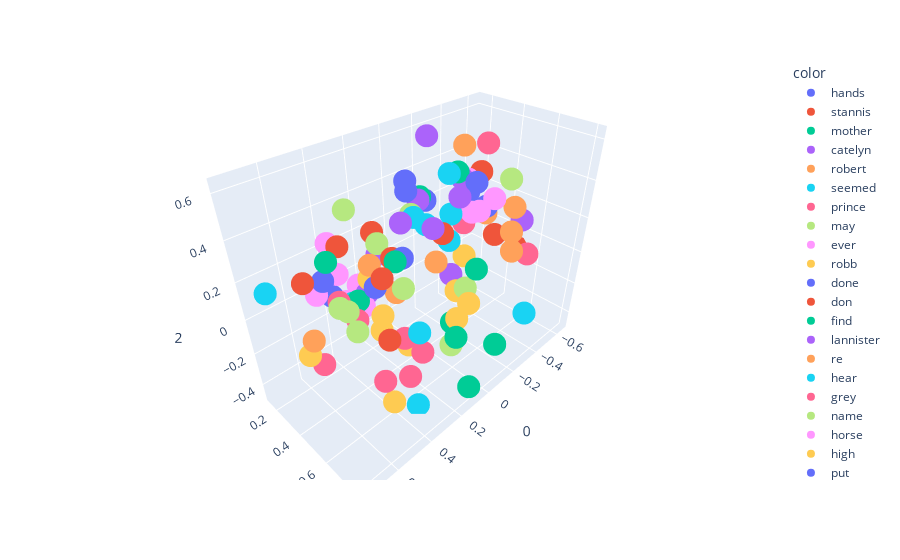

Notebook source saved alongside this figure:
### Code cell
import plotly.express as px

fig=px.scatter_3d(X[200:300],x=0,y=1,z=2,color=y[200:300])
fig.show()

### Figure 1 — Plotly figure (JSON) as saved in the notebook; plotly's stock layout.template omitted (floating-point values rounded to 4 significant figures)
{"data": [{"hovertemplate": "color=hands<br>0=%{x}<br>1=%{y}<br>2=%{z}<extra></extra>", "legendgroup": "hands", "marker": {"color": "#636efa", "symbol": "circle"}, "mode": "markers", "name": "hands", "scene": "scene", "showlegend": true, "type": "scatter3d", "x": [-0.2867], "y": [0.456], "z": [0.3967]}, {"hovertemplate": "color=stannis<br>0=%{x}<br>1=%{y}<br>2=%{z}<extra></extra>", "legendgroup": "stannis", "marker": {"color": "#EF553B", "symbol": "circle"}, "mode": "markers", "name": "stannis", "scene": "scene", "showlegend": true, "type": "scatter3d", "x": [0.4032], "y": [0.5946], "z": [-0.05447]}, {"hovertemplate": "color=mother<br>0=%{x}<br>1=%{y}<br>2=%{z}<extra></extra>", "legendgroup": "mother", "marker": {"color": "#00cc96", "symbol": "circle"}, "mode": "markers", "name": "mother", "scene": "scene", "showlegend": true, "type": "scatter3d", "x": [0.4635], "y": [0.4815], "z": [0.1279]}, {"hovertemplate": "color=catelyn<br>0=%{x}<br>1=%{y}<br>2=%{z}<extra></extra>", "legendgroup": "catelyn", "marker": {"color": "#ab63fa", "symbol": "circle"}, "mode": "markers", "name": "catelyn", "scene": "scene", "showlegend": true, "type": "scatter3d", "x": [0.2414], "y": [0.3413], "z": [0.1859]}, {"hovertemplate": "color=robert<br>0=%{x}<br>1=%{y}<br>2=%{z}<extra></extra>", "legendgroup": "robert", "marker": {"color": "#FFA15A", "symbol": "circle"}, "mode": "markers", "name": "robert", "scene": "scene", "showlegend": true, "type": "scatter3d", "x": [0.5131], "y": [0.4326], "z": [0.09745]}, {"hovertemplate": "color=seemed<br>0=%{x}<br>1=%{y}<br>2=%{z}<extra></extra>", "legendgroup": "seemed", "marker": {"color": "#19d3f3", "symbol": "circle"}, "mode": "markers", "name": "seemed", "scene": "scene", "showlegend": true, "type": "scatter3d", "x": [0.02414], "y": [0.4303], "z": [0.2859]}, {"hovertemplate": "color=prince<br>0=%{x}<br>1=%{y}<br>2=%{z}<extra></extra>", "legendgroup": "prince", "marker": {"color": "#FF6692", "symbol": "circle"}, "mode": "markers", "name": "prince", "scene": "scene", "showlegend": true, "type": "scatter3d", "x": [0.5238], "y": [0.4317], "z": [0.1275]}, {"hovertemplate": "color=may<br>0=%{x}<br>1=%{y}<br>2=%{z}<extra></extra>", "legendgroup": "may", "marker": {"color": "#B6E880", "symbol": "circle"}, "mode": "markers", "name": "may", "scene": "scene", "showlegend": true, "type": "scatter3d", "x": [0.5497], "y": [0.4726], "z": [0.1338]}, {"hovertemplate": "color=ever<br>0=%{x}<br>1=%{y}<br>2=%{z}<extra></extra>", "legendgroup": "ever", "marker": {"color": "#FF97FF", "symbol": "circle"}, "mode": "markers", "name": "ever", "scene": "scene", "showlegend": true, "type": "scatter3d", "x": [0.4356], "y": [0.4802], "z": [0.08139]}, {"hovertemplate": "color=robb<br>0=%{x}<br>1=%{y}<br>2=%{z}<extra></extra>", "legendgroup": "robb", "marker": {"color": "#FECB52", "symbol": "circle"}, "mode": "markers", "name": "robb", "scene": "scene", "showlegend": true, "type": "scatter3d", "x": [0.3917], "y": [0.4689], "z": [0.1963]}, {"hovertemplate": "color=done<br>0=%{x}<br>1=%{y}<br>2=%{z}<extra></extra>", "legendgroup": "done", "marker": {"color": "#636efa", "symbol": "circle"}, "mode": "markers", "name": "done", "scene": "scene", "showlegend": true, "type": "scatter3d", "x": [0.4503], "y": [0.583], "z": [0.2449]}, {"hovertemplate": "color=don<br>0=%{x}<br>1=%{y}<br>2=%{z}<extra></extra>", "legendgroup": "don", "marker": {"color": "#EF553B", "symbol": "circle"}, "mode": "markers", "name": "don", "scene": "scene", "showlegend": true, "type": "scatter3d", "x": [0.4574], "y": [0.3625], "z": [0.3344]}, {"hovertemplate": "color=find<br>0=%{x}<br>1=%{y}<br>2=%{z}<extra></extra>", "legendgroup": "find", "marker": {"color": "#00cc96", "symbol": "circle"}, "mode": "markers", "name": "find", "scene": "scene", "showlegend": true, "type": "scatter3d", "x": [0.3869], "y": [0.6337], "z": [0.3584]}, {"hovertemplate": "color=lannister<br>0=%{x}<br>1=%{y}<br>2=%{z}<extra></extra>", "legendgroup": "lannister", "marker": {"color": "#ab63fa", "symbol": "circle"}, "mode": "markers", "name": "lannister", "scene": "scene", "showlegend": true, "type": "scatter3d", "x": [0.3778], "y": [0.4277], "z": [0.08982]}, {"hovertemplate": "color=re<br>0=%{x}<br>1=%{y}<br>2=%{z}<extra></extra>", "legendgroup": "re", "marker": {"color": "#FFA15A", "symbol": "circle"}, "mode": "markers", "name": "re", "scene": "scene", "showlegend": true, "type": "scatter3d", "x": [0.3825], "y": [0.4666], "z": [0.2588]}, {"hovertemplate": "color=hear<br>0=%{x}<br>1=%{y}<br>2=%{z}<extra></extra>", "legendgroup": "hear", "marker": {"color": "#19d3f3", "symbol": "circle"}, "mode": "markers", "name": "hear", "scene": "scene", "showlegend": true, "type": "scatter3d", "x": [0.1895], "y": [0.5262], "z": [0.4268]}, {"hovertemplate": "color=grey<br>0=%{x}<br>1=%{y}<br>2=%{z}<extra></extra>", "legendgroup": "grey", "marker": {"color": "#FF6692", "symbol": "circle"}, "mode": "markers", "name": "grey", "scene": "scene", "showlegend": true, "type": "scatter3d", "x": [-0.4616], "y": [0.2372], "z": [0.01973]}, {"hovertemplate": "color=name<br>0=%{x}<br>1=%{y}<br>2=%{z}<extra></extra>", "legendgroup": "name", "marker": {"color": "#B6E880", "symbol": "circle"}, "mode": "markers", "name": "name", "scene": "scene", "showlegend": true, "type": "scatter3d", "x": [0.5809], "y": [0.5757], "z": [0.1956]}, {"hovertemplate": "color=horse<br>0=%{x}<br>1=%{y}<br>2=%{z}<extra></extra>", "legendgroup": "horse", "marker": {"color": "#FF97FF", "symbol": "circle"}, "mode": "markers", "name": "horse", "scene": "scene", "showlegend": true, "type": "scatter3d", "x": [-0.3292], "y": [0.5346], "z": [0.3248]}, {"hovertemplate": "color=high<br>0=%{x}<br>1=%{y}<br>2=%{z}<extra></extra>", "legendgroup": "high", "marker": {"color": "#FECB52", "symbol": "circle"}, "mode": "markers", "name": "high", "scene": "scene", "showlegend": true, "type": "scatter3d", "x": [-0.1771], "y": [0.4487], "z": [-0.1854]}, {"hovertemplate": "color=put<br>0=%{x}<br>1=%{y}<br>2=%{z}<extra></extra>", "legendgroup": "put", "marker": {"color": "#636efa", "symbol": "circle"}, "mode": "markers", "name": "put", "scene": "scene", "showlegend": true, "type": "scatter3d", "x": [0.2303], "y": [0.527], "z": [0.5997]}, {"hovertemplate": "color=stone<br>0=%{x}<br>1=%{y}<br>2=%{z}<extra></extra>", "legendgroup": "stone", "marker": {"color": "#EF553B", "symbol": "circle"}, "mode": "markers", "name": "stone", "scene": "scene", "showlegend": true, "type": "scatter3d", "x": [-0.6467], "y": [0.4896], "z": [-0.1181]}, {"hovertemplate": "color=wine<br>0=%{x}<br>1=%{y}<br>2=%{z}<extra></extra>", "legendgroup": "wine", "marker": {"color": "#00cc96", "symbol": "circle"}, "mode": "markers", "name": "wine", "scene": "scene", "showlegend": true, "type": "scatter3d", "x": [-0.07063], "y": [0.2932], "z": [0.3412]}, {"hovertemplate": "color=hard<br>0=%{x}<br>1=%{y}<br>2=%{z}<extra></extra>", "legendgroup": "hard", "marker": {"color": "#ab63fa", "symbol": "circle"}, "mode": "markers", "name": "hard", "scene": "scene", "showlegend": true, "type": "scatter3d", "x": [-0.3221], "y": [0.3315], "z": [0.3659]}, {"hovertemplate": "color=water<br>0=%{x}<br>1=%{y}<br>2=%{z}<extra></extra>", "legendgroup": "water", "marker": {"color": "#FFA15A", "symbol": "circle"}, "mode": "markers", "name": "water", "scene": "scene", "showlegend": true, "type": "scatter3d", "x": [-0.5492], "y": [0.5039], "z": [0.1838]}, {"hovertemplate": "color=upon<br>0=%{x}<br>1=%{y}<br>2=%{z}<extra></extra>", "legendgroup": "upon", "marker": {"color": "#19d3f3", "symbol": "circle"}, "mode": "markers", "name": "upon", "scene": "scene", "showlegend": true, "type": "scatter3d", "x": [-0.1277], "y": [0.4342], "z": [0.1377]}, {"hovertemplate": "color=fire<br>0=%{x}<br>1=%{y}<br>2=%{z}<extra></extra>", "legendgroup": "fire", "marker": {"color": "#FF6692", "symbol": "circle"}, "mode": "markers", "name": "fire", "scene": "scene", "showlegend": true, "type": "scatter3d", "x": [-0.471], "y": [0.66], "z": [0.005521]}, {"hovertemplate": "color=iron<br>0=%{x}<br>1=%{y}<br>2=%{z}<extra></extra>", "legendgroup": "iron", "marker": {"color": "#B6E880", "symbol": "circle"}, "mode": "markers", "name": "iron", "scene": "scene", "showlegend": true, "type": "scatter3d", "x": [-0.2026], "y": [0.4884], "z": [-0.1601]}, {"hovertemplate": "color=until<br>0=%{x}<br>1=%{y}<br>2=%{z}<extra></extra>", "legendgroup": "until", "marker": {"color": "#FF97FF", "symbol": "circle"}, "mode": "markers", "name": "until", "scene": "scene", "showlegend": true, "type": "scatter3d", "x": [-0.1207], "y": [0.6138], "z": [0.3694]}, {"hovertemplate": "color=these<br>0=%{x}<br>1=%{y}<br>2=%{z}<extra></extra>", "legendgroup": "these", "marker": {"color": "#FECB52", "symbol": "circle"}, "mode": "markers", "name": "these", "scene": "scene", "showlegend": true, "type": "scatter3d", "x": [0.4174], "y": [0.62], "z": [-0.4134]}, {"hovertemplate": "color=voice<br>0=%{x}<br>1=%{y}<br>2=%{z}<extra></extra>", "legendgroup": "voice", "marker": {"color": "#636efa", "symbol": "circle"}, "mode": "markers", "name": "voice", "scene": "scene", "showlegend": true, "type": "scatter3d", "x": [0.02072], "y": [0.2992], "z": [0.4043]}, {"hovertemplate": "color=gone<br>0=%{x}<br>1=%{y}<br>2=%{z}<extra></extra>", "legendgroup": "gone", "marker": {"color": "#EF553B", "symbol": "circle"}, "mode": "markers", "name": "gone", "scene": "scene", "showlegend": true, "type": "scatter3d", "x": [0.05339], "y": [0.5611], "z": [0.3078]}, {"hovertemplate": "color=give<br>0=%{x}<br>1=%{y}<br>2=%{z}<extra></extra>", "legendgroup": "give", "marker": {"color": "#00cc96", "symbol": "circle"}, "mode": "markers", "name": "give", "scene": "scene", "showlegend": true, "type": "scatter3d", "x": [0.6001], "y": [0.4972], "z": [0.3928]}, {"hovertemplate": "color=sam<br>0=%{x}<br>1=%{y}<br>2=%{z}<extra></extra>", "legendgroup": "sam", "marker": {"color": "#ab63fa", "symbol": "circle"}, "mode": "markers", "name": "sam", "scene": "scene", "showlegend": true, "type": "scatter3d", "x": [-0.01358], "y": [0.3417], "z": [0.3622]}, {"hovertemplate": "color=seen<br>0=%{x}<br>1=%{y}<br>2=%{z}<extra></extra>", "legendgroup": "seen", "marker": {"color": "#FFA15A", "symbol": "circle"}, "mode": "markers", "name": "seen", "scene": "scene", "showlegend": true, "type": "scatter3d", "x": [0.1202], "y": [0.5888], "z": [0.207]}, {"hovertemplate": "color=better<br>0=%{x}<br>1=%{y}<br>2=%{z}<extra></extra>", "legendgroup": "better", "marker": {"color": "#19d3f3", "symbol": "circle"}, "mode": "markers", "name": "better", "scene": "scene", "showlegend": true, "type": "scatter3d", "x": [0.4758], "y": [0.4617], "z": [0.1129]}, {"hovertemplate": "color=shall<br>0=%{x}<br>1=%{y}<br>2=%{z}<extra></extra>", "legendgroup": "shall", "marker": {"color": "#FF6692", "symbol": "circle"}, "mode": "markers", "name": "shall", "scene": "scene", "showlegend": true, "type": "scatter3d", "x": [0.5154], "y": [0.5382], "z": [0.08979]}, {"hovertemplate": "color=ned<br>0=%{x}<br>1=%{y}<br>2=%{z}<extra></extra>", "legendgroup": "ned", "marker": {"color": "#B6E880", "symbol": "circle"}, "mode": "markers", "name": "ned", "scene": "scene", "showlegend": true, "type": "scatter3d", "x": [0.2586], "y": [0.367], "z": [0.2624]}, {"hovertemplate": "color=always<br>0=%{x}<br>1=%{y}<br>2=%{z}<extra></extra>", "legendgroup": "always", "marker": {"color": "#FF97FF", "symbol": "circle"}, "mode": "markers", "name": "always", "scene": "scene", "showlegend": true, "type": "scatter3d", "x": [0.471], "y": [0.4053], "z": [0.08644]}, {"hovertemplate": "color=years<br>0=%{x}<br>1=%{y}<br>2=%{z}<extra></extra>", "legendgroup": "years", "marker": {"color": "#FECB52", "symbol": "circle"}, "mode": "markers", "name": "years", "scene": "scene", "showlegend": true, "type": "scatter3d", "x": [0.2862], "y": [0.584], "z": [-0.1684]}, {"hovertemplate": "color=between<br>0=%{x}<br>1=%{y}<br>2=%{z}<extra></extra>", "legendgroup": "between", "marker": {"color": "#636efa", "symbol": "circle"}, "mode": "markers", "name": "between", "scene": "scene", "showlegend": true, "type": "scatter3d", "x": [-0.382], "y": [0.3282], "z": [0.2693]}, {"hovertemplate": "color=dark<br>0=%{x}<br>1=%{y}<br>2=%{z}<extra></extra>", "legendgroup": "dark", "marker": {"color": "#EF553B", "symbol": "circle"}, "mode": "markers", "name": "dark", "scene": "scene", "showlegend": true, "type": "scatter3d", "x": [-0.5006], "y": [0.4242], "z": [0.00742]}, {"hovertemplate": "color=place<br>0=%{x}<br>1=%{y}<br>2=%{z}<extra></extra>", "legendgroup": "place", "marker": {"color": "#00cc96", "symbol": "circle"}, "mode": "markers", "name": "place", "scene": "scene", "showlegend": true, "type": "scatter3d", "x": [0.2259], "y": [0.8099], "z": [-0.0134]}, {"hovertemplate": "color=small<br>0=%{x}<br>1=%{y}<br>2=%{z}<extra></extra>", "legendgroup": "small", "marker": {"color": "#ab63fa", "symbol": "circle"}, "mode": "markers", "name": "small", "scene": "scene", "showlegend": true, "type": "scatter3d", "x": [-0.2501], "y": [0.3431], "z": [-0.1718]}, {"hovertemplate": "color=cold<br>0=%{x}<br>1=%{y}<br>2=%{z}<extra></extra>", "legendgroup": "cold", "marker": {"color": "#FFA15A", "symbol": "circle"}, "mode": "markers", "name": "cold", "scene": "scene", "showlegend": true, "type": "scatter3d", "x": [-0.3477], "y": [0.4743], "z": [0.2178]}, {"hovertemplate": "color=winterfell<br>0=%{x}<br>1=%{y}<br>2=%{z}<extra></extra>", "legendgroup": "winterfell", "marker": {"color": "#19d3f3", "symbol": "circle"}, "mode": "markers", "name": "winterfell", "scene": "scene", "showlegend": true, "type": "scatter3d", "x": [0.315], "y": [0.6859], "z": [-0.01121]}, {"hovertemplate": "color=most<br>0=%{x}<br>1=%{y}<br>2=%{z}<extra></extra>", "legendgroup": "most", "marker": {"color": "#FF6692", "symbol": "circle"}, "mode": "markers", "name": "most", "scene": "scene", "showlegend": true, "type": "scatter3d", "x": [0.4126], "y": [0.5586], "z": [-0.3277]}, {"hovertemplate": "color=hundred<br>0=%{x}<br>1=%{y}<br>2=%{z}<extra></extra>", "legendgroup": "hundred", "marker": {"color": "#B6E880", "symbol": "circle"}, "mode": "markers", "name": "hundred", "scene": "scene", "showlegend": true, "type": "scatter3d", "x": [-0.01688], "y": [0.5685], "z": [-0.3821]}, {"hovertemplate": "color=stood<br>0=%{x}<br>1=%{y}<br>2=%{z}<extra></extra>", "legendgroup": "stood", "marker": {"color": "#FF97FF", "symbol": "circle"}, "mode": "markers", "name": "stood", "scene": "scene", "showlegend": true, "type": "scatter3d", "x": [-0.3111], "y": [0.415], "z": [0.2133]}, {"hovertemplate": "color=end<br>0=%{x}<br>1=%{y}<br>2=%{z}<extra></extra>", "legendgroup": "end", "marker": {"color": "#FECB52", "symbol": "circle"}, "mode": "markers", "name": "end", "scene": "scene", "showlegend": true, "type": "scatter3d", "x": [0.08479], "y": [0.7518], "z": [0.05318]}, {"hovertemplate": "color=sister<br>0=%{x}<br>1=%{y}<br>2=%{z}<extra></extra>", "legendgroup": "sister", "marker": {"color": "#636efa", "symbol": "circle"}, "mode": "markers", "name": "sister", "scene": "scene", "showlegend": true, "type": "scatter3d", "x": [0.5806], "y": [0.424], "z": [0.2585]}, {"hovertemplate": "color=words<br>0=%{x}<br>1=%{y}<br>2=%{z}<extra></extra>", "legendgroup": "words", "marker": {"color": "#EF553B", "symbol": "circle"}, "mode": "markers", "name": "words", "scene": "scene", "showlegend": true, "type": "scatter3d", "x": [0.2756], "y": [0.4811], "z": [0.2481]}, {"hovertemplate": "color=sea<br>0=%{x}<br>1=%{y}<br>2=%{z}<extra></extra>", "legendgroup": "sea", "marker": {"color": "#00cc96", "symbol": "circle"}, "mode": "markers", "name": "sea", "scene": "scene", "showlegend": true, "type": "scatter3d", "x": [-0.1328], "y": [0.7556], "z": [-0.3306]}, {"hovertemplate": "color=right<br>0=%{x}<br>1=%{y}<br>2=%{z}<extra></extra>", "legendgroup": "right", "marker": {"color": "#ab63fa", "symbol": "circle"}, "mode": "markers", "name": "right", "scene": "scene", "showlegend": true, "type": "scatter3d", "x": [-0.08773], "y": [0.5279], "z": [0.4179]}, {"hovertemplate": "color=nothing<br>0=%{x}<br>1=%{y}<br>2=%{z}<extra></extra>", "legendgroup": "nothing", "marker": {"color": "#FFA15A", "symbol": "circle"}, "mode": "markers", "name": "nothing", "scene": "scene", "showlegend": true, "type": "scatter3d", "x": [0.2792], "y": [0.5059], "z": [0.08358]}, {"hovertemplate": "color=walls<br>0=%{x}<br>1=%{y}<br>2=%{z}<extra></extra>", "legendgroup": "walls", "marker": {"color": "#19d3f3", "symbol": "circle"}, "mode": "markers", "name": "walls", "scene": "scene", "showlegend": true, "type": "scatter3d", "x": [-0.4224], "y": [0.7207], "z": [-0.3211]}, {"hovertemplate": "color=fingers<br>0=%{x}<br>1=%{y}<br>2=%{z}<extra></extra>", "legendgroup": "fingers", "marker": {"color": "#FF6692", "symbol": "circle"}, "mode": "markers", "name": "fingers", "scene": "scene", "showlegend": true, "type": "scatter3d", "x": [-0.4832], "y": [0.3547], "z": [0.5063]}, {"hovertemplate": "color=same<br>0=%{x}<br>1=%{y}<br>2=%{z}<extra></extra>", "legendgroup": "same", "marker": {"color": "#B6E880", "symbol": "circle"}, "mode": "markers", "name": "same", "scene": "scene", "showlegend": true, "type": "scatter3d", "x": [0.2631], "y": [0.5346], "z": [0.1124]}, {"hovertemplate": "color=cloak<br>0=%{x}<br>1=%{y}<br>2=%{z}<extra></extra>", "legendgroup": "cloak", "marker": {"color": "#FF97FF", "symbol": "circle"}, "mode": "markers", "name": "cloak", "scene": "scene", "showlegend": true, "type": "scatter3d", "x": [-0.4056], "y": [0.3028], "z": [0.3227]}, {"hovertemplate": "color=house<br>0=%{x}<br>1=%{y}<br>2=%{z}<extra></extra>", "legendgroup": "house", "marker": {"color": "#FECB52", "symbol": "circle"}, "mode": "markers", "name": "house", "scene": "scene", "showlegend": true, "type": "scatter3d", "x": [0.3047], "y": [0.4209], "z": [-0.173]}, {"hovertemplate": "color=young<br>0=%{x}<br>1=%{y}<br>2=%{z}<extra></extra>", "legendgroup": "young", "marker": {"color": "#636efa", "symbol": "circle"}, "mode": "markers", "name": "young", "scene": "scene", "showlegend": true, "type": "scatter3d", "x": [0.4468], "y": [0.2602], "z": [0.01895]}, {"hovertemplate": "color=does<br>0=%{x}<br>1=%{y}<br>2=%{z}<extra></extra>", "legendgroup": "does", "marker": {"color": "#EF553B", "symbol": "circle"}, "mode": "markers", "name": "does", "scene": "scene", "showlegend": true, "type": "scatter3d", "x": [0.6396], "y": [0.3727], "z": [0.2518]}, {"hovertemplate": "color=beside<br>0=%{x}<br>1=%{y}<br>2=%{z}<extra></extra>", "legendgroup": "beside", "marker": {"color": "#00cc96", "symbol": "circle"}, "mode": "markers", "name": "beside", "scene": "scene", "showlegend": true, "type": "scatter3d", "x": [-0.2666], "y": [0.3539], "z": [0.4226]}, {"hovertemplate": "color=get<br>0=%{x}<br>1=%{y}<br>2=%{z}<extra></extra>", "legendgroup": "get", "marker": {"color": "#ab63fa", "symbol": "circle"}, "mode": "markers", "name": "get", "scene": "scene", "showlegend": true, "type": "scatter3d", "x": [0.2089], "y": [0.6567], "z": [0.4377]}, {"hovertemplate": "color=mouth<br>0=%{x}<br>1=%{y}<br>2=%{z}<extra></extra>", "legendgroup": "mouth", "marker": {"color": "#FFA15A", "symbol": "circle"}, "mode": "markers", "name": "mouth", "scene": "scene", "showlegend": true, "type": "scatter3d", "x": [-0.3116], "y": [0.3495], "z": [0.5411]}, {"hovertemplate": "color=seven<br>0=%{x}<br>1=%{y}<br>2=%{z}<extra></extra>", "legendgroup": "seven", "marker": {"color": "#19d3f3", "symbol": "circle"}, "mode": "markers", "name": "seven", "scene": "scene", "showlegend": true, "type": "scatter3d", "x": [0.3161], "y": [0.6711], "z": [-0.4756]}, {"hovertemplate": "color=watch<br>0=%{x}<br>1=%{y}<br>2=%{z}<extra></extra>", "legendgroup": "watch", "marker": {"color": "#FF6692", "symbol": "circle"}, "mode": "markers", "name": "watch", "scene": "scene", "showlegend": true, "type": "scatter3d", "x": [0.3389], "y": [0.6184], "z": [-0.07057]}, {"hovertemplate": "color=door<br>0=%{x}<br>1=%{y}<br>2=%{z}<extra></extra>", "legendgroup": "door", "marker": {"color": "#B6E880", "symbol": "circle"}, "mode": "markers", "name": "door", "scene": "scene", "showlegend": true, "type": "scatter3d", "x": [-0.4378], "y": [0.5429], "z": [0.392]}, {"hovertemplate": "color=joffrey<br>0=%{x}<br>1=%{y}<br>2=%{z}<extra></extra>", "legendgroup": "joffrey", "marker": {"color": "#FF97FF", "symbol": "circle"}, "mode": "markers", "name": "joffrey", "scene": "scene", "showlegend": true, "type": "scatter3d", "x": [0.4985], "y": [0.4034], "z": [0.2396]}, {"hovertemplate": "color=green<br>0=%{x}<br>1=%{y}<br>2=%{z}<extra></extra>", "legendgroup": "green", "marker": {"color": "#FECB52", "symbol": "circle"}, "mode": "markers", "name": "green", "scene": "scene", "showlegend": true, "type": "scatter3d", "x": [-0.4328], "y": [0.2753], "z": [-0.1691]}, {"hovertemplate": "color=big<br>0=%{x}<br>1=%{y}<br>2=%{z}<extra></extra>", "legendgroup": "big", "marker": {"color": "#636efa", "symbol": "circle"}, "mode": "markers", "name": "big", "scene": "scene", "showlegend": true, "type": "scatter3d", "x": [-0.2614], "y": [0.1343], "z": [0.1938]}, {"hovertemplate": "color=under<br>0=%{x}<br>1=%{y}<br>2=%{z}<extra></extra>", "legendgroup": "under", "marker": {"color": "#EF553B", "symbol": "circle"}, "mode": "markers", "name": "under", "scene": "scene", "showlegend": true, "type": "scatter3d", "x": [-0.5274], "y": [0.2881], "z": [0.3205]}, {"hovertemplate": "color=few<br>0=%{x}<br>1=%{y}<br>2=%{z}<extra></extra>", "legendgroup": "few", "marker": {"color": "#00cc96", "symbol": "circle"}, "mode": "markers", "name": "few", "scene": "scene", "showlegend": true, "type": "scatter3d", "x": [-0.01732], "y": [0.5664], "z": [-0.232]}, {"hovertemplate": "color=sent<br>0=%{x}<br>1=%{y}<br>2=%{z}<extra></extra>", "legendgroup": "sent", "marker": {"color": "#ab63fa", "symbol": "circle"}, "mode": "markers", "name": "sent", "scene": "scene", "showlegend": true, "type": "scatter3d", "x": [0.2668], "y": [0.5353], "z": [0.436]}, {"hovertemplate": "color=perhaps<br>0=%{x}<br>1=%{y}<br>2=%{z}<extra></extra>", "legendgroup": "perhaps", "marker": {"color": "#FFA15A", "symbol": "circle"}, "mode": "markers", "name": "perhaps", "scene": "scene", "showlegend": true, "type": "scatter3d", "x": [0.7066], "y": [0.5117], "z": [0.08692]}, {"hovertemplate": "color=almost<br>0=%{x}<br>1=%{y}<br>2=%{z}<extra></extra>", "legendgroup": "almost", "marker": {"color": "#19d3f3", "symbol": "circle"}, "mode": "markers", "name": "almost", "scene": "scene", "showlegend": true, "type": "scatter3d", "x": [-0.2282], "y": [0.3331], "z": [0.4202]}, {"hovertemplate": "color=such<br>0=%{x}<br>1=%{y}<br>2=%{z}<extra></extra>", "legendgroup": "such", "marker": {"color": "#FF6692", "symbol": "circle"}, "mode": "markers", "name": "such", "scene": "scene", "showlegend": true, "type": "scatter3d", "x": [0.6444], "y": [0.4491], "z": [-0.1306]}, {"hovertemplate": "color=wanted<br>0=%{x}<br>1=%{y}<br>2=%{z}<extra></extra>", "legendgroup": "wanted", "marker": {"color": "#B6E880", "symbol": "circle"}, "mode": "markers", "name": "wanted", "scene": "scene", "showlegend": true, "type": "scatter3d", "x": [0.471], "y": [0.4564], "z": [0.5421]}, {"hovertemplate": "color=daughter<br>0=%{x}<br>1=%{y}<br>2=%{z}<extra></extra>", "legendgroup": "daughter", "marker": {"color": "#FF97FF", "symbol": "circle"}, "mode": "markers", "name": "daughter", "scene": "scene", "showlegend": true, "type": "scatter3d", "x": [0.5411], "y": [0.2901], "z": [0.09393]}, {"hovertemplate": "color=true<br>0=%{x}<br>1=%{y}<br>2=%{z}<extra></extra>", "legendgroup": "true", "marker": {"color": "#FECB52", "symbol": "circle"}, "mode": "markers", "name": "true", "scene": "scene", "showlegend": true, "type": "scatter3d", "x": [0.6976], "y": [0.4427], "z": [-0.04486]}, {"hovertemplate": "color=while<br>0=%{x}<br>1=%{y}<br>2=%{z}<extra></extra>", "legendgroup": "while", "marker": {"color": "#636efa", "symbol": "circle"}, "mode": "markers", "name": "while", "scene": "scene", "showlegend": true, "type": "scatter3d", "x": [-0.332], "y": [0.487], "z": [0.266]}, {"hovertemplate": "color=leave<br>0=%{x}<br>1=%{y}<br>2=%{z}<extra></extra>", "legendgroup": "leave", "marker": {"color": "#EF553B", "symbol": "circle"}, "mode": "markers", "name": "leave", "scene": "scene", "showlegend": true, "type": "scatter3d", "x": [0.4651], "y": [0.6474], "z": [0.3275]}, {"hovertemplate": "color=city<br>0=%{x}<br>1=%{y}<br>2=%{z}<extra></extra>", "legendgroup": "city", "marker": {"color": "#00cc96", "symbol": "circle"}, "mode": "markers", "name": "city", "scene": "scene", "showlegend": true, "type": "scatter3d", "x": [0.1342], "y": [0.8213], "z": [-0.3763]}, {"hovertemplate": "color=wind<br>0=%{x}<br>1=%{y}<br>2=%{z}<extra></extra>", "legendgroup": "wind", "marker": {"color": "#ab63fa", "symbol": "circle"}, "mode": "markers", "name": "wind", "scene": "scene", "showlegend": true, "type": "scatter3d", "x": [-0.5819], "y": [0.5346], "z": [0.108]}, {"hovertemplate": "color=light<br>0=%{x}<br>1=%{y}<br>2=%{z}<extra></extra>", "legendgroup": "light", "marker": {"color": "#FFA15A", "symbol": "circle"}, "mode": "markers", "name": "light", "scene": "scene", "showlegend": true, "type": "scatter3d", "x": [-0.414], "y": [0.6036], "z": [0.02277]}, {"hovertemplate": "color=arms<br>0=%{x}<br>1=%{y}<br>2=%{z}<extra></extra>", "legendgroup": "arms", "marker": {"color": "#19d3f3", "symbol": "circle"}, "mode": "markers", "name": "arms", "scene": "scene", "showlegend": true, "type": "scatter3d", "x": [-0.1758], "y": [0.3982], "z": [0.2491]}, {"hovertemplate": "color=children<br>0=%{x}<br>1=%{y}<br>2=%{z}<extra></extra>", "legendgroup": "children", "marker": {"color": "#FF6692", "symbol": "circle"}, "mode": "markers", "name": "children", "scene": "scene", "showlegend": true, "type": "scatter3d", "x": [0.3494], "y": [0.6593], "z": [-0.2672]}, {"hovertemplate": "color=herself<br>0=%{x}<br>1=%{y}<br>2=%{z}<extra></extra>", "legendgroup": "herself", "marker": {"color": "#B6E880", "symbol": "circle"}, "mode": "markers", "name": "herself", "scene": "scene", "showlegend": true, "type": "scatter3d", "x": [0.06782], "y": [0.3794], "z": [0.3354]}, {"hovertemplate": "color=sweet<br>0=%{x}<br>1=%{y}<br>2=%{z}<extra></extra>", "legendgroup": "sweet", "marker": {"color": "#FF97FF", "symbol": "circle"}, "mode": "markers", "name": "sweet", "scene": "scene", "showlegend": true, "type": "scatter3d", "x": [0.4181], "y": [0.222], "z": [0.2695]}, {"hovertemplate": "color=others<br>0=%{x}<br>1=%{y}<br>2=%{z}<extra></extra>", "legendgroup": "others", "marker": {"color": "#FECB52", "symbol": "circle"}, "mode": "markers", "name": "others", "scene": "scene", "showlegend": true, "type": "scatter3d", "x": [0.005228], "y": [0.6187], "z": [-0.1615]}, {"hovertemplate": "color=lost<br>0=%{x}<br>1=%{y}<br>2=%{z}<extra></extra>", "legendgroup": "lost", "marker": {"color": "#636efa", "symbol": "circle"}, "mode": "markers", "name": "lost", "scene": "scene", "showlegend": true, "type": "scatter3d", "x": [0.2476], "y": [0.5167], "z": [0.2528]}, {"hovertemplate": "color=theon<br>0=%{x}<br>1=%{y}<br>2=%{z}<extra></extra>", "legendgroup": "theon", "marker": {"color": "#EF553B", "symbol": "circle"}, "mode": "markers", "name": "theon", "scene": "scene", "showlegend": true, "type": "scatter3d", "x": [0.2368], "y": [0.308], "z": [0.2839]}, {"hovertemplate": "color=each<br>0=%{x}<br>1=%{y}<br>2=%{z}<extra></extra>", "legendgroup": "each", "marker": {"color": "#00cc96", "symbol": "circle"}, "mode": "markers", "name": "each", "scene": "scene", "showlegend": true, "type": "scatter3d", "x": [-0.2477], "y": [0.5175], "z": [-0.0488]}, {"hovertemplate": "color=felt<br>0=%{x}<br>1=%{y}<br>2=%{z}<extra></extra>", "legendgroup": "felt", "marker": {"color": "#ab63fa", "symbol": "circle"}, "mode": "markers", "name": "felt", "scene": "scene", "showlegend": true, "type": "scatter3d", "x": [-0.1134], "y": [0.2981], "z": [0.6247]}, {"hovertemplate": "color=side<br>0=%{x}<br>1=%{y}<br>2=%{z}<extra></extra>", "legendgroup": "side", "marker": {"color": "#FFA15A", "symbol": "circle"}, "mode": "markers", "name": "side", "scene": "scene", "showlegend": true, "type": "scatter3d", "x": [-0.2966], "y": [0.6709], "z": [0.2142]}, {"hovertemplate": "color=yes<br>0=%{x}<br>1=%{y}<br>2=%{z}<extra></extra>", "legendgroup": "yes", "marker": {"color": "#19d3f3", "symbol": "circle"}, "mode": "markers", "name": "yes", "scene": "scene", "showlegend": true, "type": "scatter3d", "x": [0.7515], "y": [0.272], "z": [0.2082]}, {"hovertemplate": "color=brothers<br>0=%{x}<br>1=%{y}<br>2=%{z}<extra></extra>", "legendgroup": "brothers", "marker": {"color": "#FF6692", "symbol": "circle"}, "mode": "markers", "name": "brothers", "scene": "scene", "showlegend": true, "type": "scatter3d", "x": [0.2879], "y": [0.6758], "z": [-0.1488]}, {"hovertemplate": "color=best<br>0=%{x}<br>1=%{y}<br>2=%{z}<extra></extra>", "legendgroup": "best", "marker": {"color": "#B6E880", "symbol": "circle"}, "mode": "markers", "name": "best", "scene": "scene", "showlegend": true, "type": "scatter3d", "x": [0.5693], "y": [0.608], "z": [0.1077]}, {"hovertemplate": "color=very<br>0=%{x}<br>1=%{y}<br>2=%{z}<extra></extra>", "legendgroup": "very", "marker": {"color": "#FF97FF", "symbol": "circle"}, "mode": "markers", "name": "very", "scene": "scene", "showlegend": true, "type": "scatter3d", "x": [0.3611], "y": [0.3455], "z": [0.08324]}, {"hovertemplate": "color=die<br>0=%{x}<br>1=%{y}<br>2=%{z}<extra></extra>", "legendgroup": "die", "marker": {"color": "#FECB52", "symbol": "circle"}, "mode": "markers", "name": "die", "scene": "scene", "showlegend": true, "type": "scatter3d", "x": [0.492], "y": [0.672], "z": [0.1807]}], "layout": {"legend": {"title": {"text": "color"}, "tracegroupgap": 0}, "margin": {"t": 60}, "scene": {"domain": {"x": [0, 1], "y": [0, 1]}, "xaxis": {"title": {"text": "0"}}, "yaxis": {"title": {"text": "1"}}, "zaxis": {"title": {"text": "2"}}}}}
